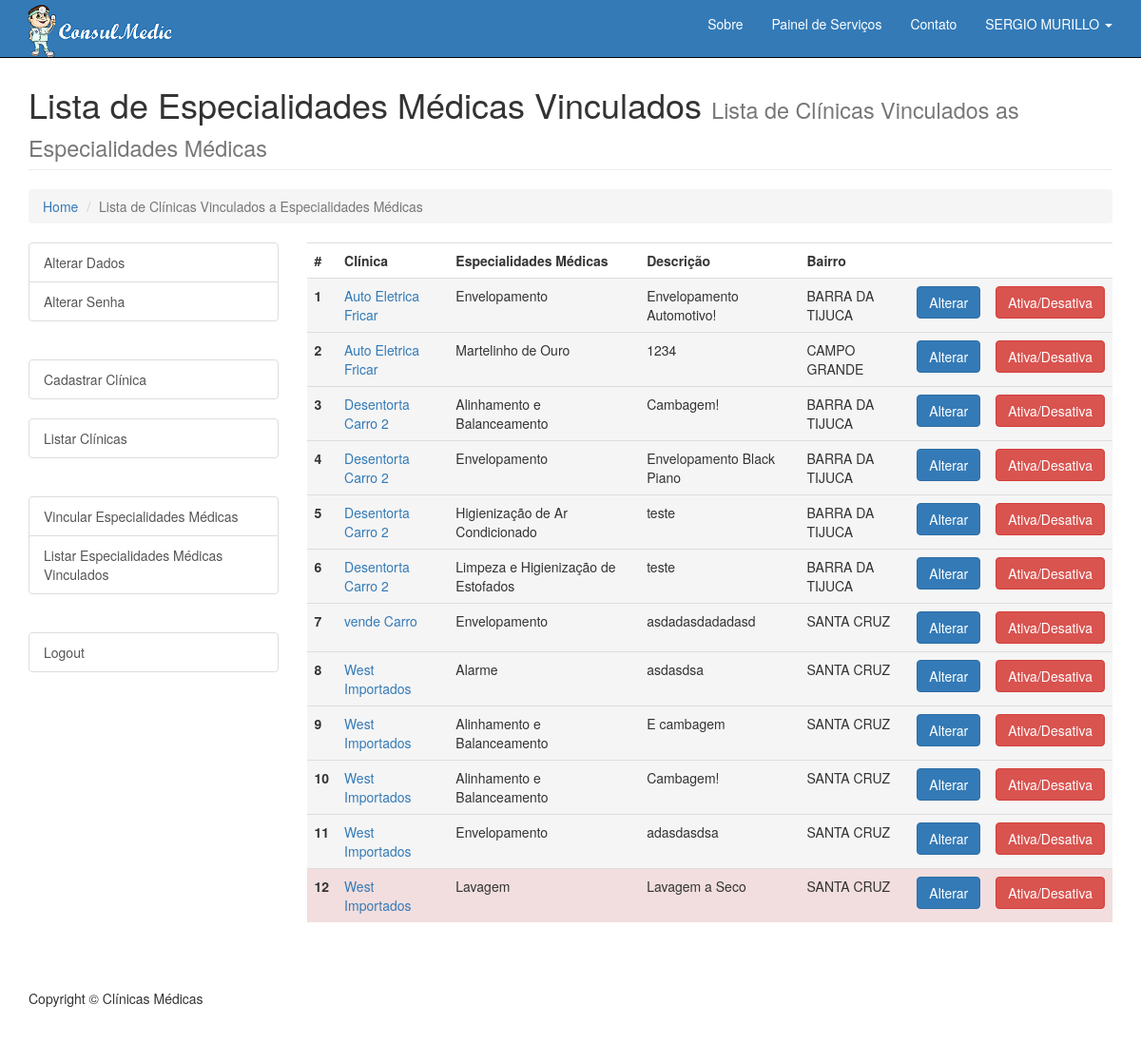
The page /listaServico.php (signed in) on the database its author committed.
### tables this page shows
CREATE TABLE IF NOT EXISTS `tb_serv_cli` (
  `idClientes` int(11) NOT NULL,
  `idServicos` int(11) NOT NULL,
  `descricao` varchar(255) NOT NULL,
  `estatus` varchar(1) DEFAULT NULL
);

CREATE TABLE IF NOT EXISTS `clientes` (
  `idCliente` int(11) NOT NULL AUTO_INCREMENT,
  `nomeCliente` varchar(55) NOT NULL,
  `endCliente` varchar(50) NOT NULL,
  `numCliente` int(4) NOT NULL,
  `bairroCliente` varchar(15) NOT NULL,
  `cepCliente` varchar(9) NOT NULL,
  `telCliente` varchar(10) NOT NULL,
  `celCliente` varchar(10) NOT NULL,
  `descCliente` varchar(255) NOT NULL,
  `estatus` varchar(1) NOT NULL,
  `idUsuario` int(11) NOT NULL,
  `image1` varchar(100) DEFAULT NULL,
  `image2` varchar(100) DEFAULT NULL,
  `image3` varchar(100) DEFAULT NULL,
  PRIMARY KEY (`idCliente`)
);

CREATE TABLE IF NOT EXISTS `servicos` (
  `idServico` int(11) NOT NULL AUTO_INCREMENT,
  `nomeServico` varchar(155) NOT NULL,
  `estatus` varchar(1) NOT NULL,
  PRIMARY KEY (`idServico`)
);

### class/classClinicaMedica.php (called while the page is built, shortened)
<?php
class classClinicaMedica{
    private $host = "localhost";
    private $dbname = "carrolista";
    private $user = "root";
    private $senha = "";
    function conecta(){
        $this->pdo = new PDO("mysql:host=$this->host;dbname=$this->dbname", "$this->user", "$this->senha");
    }
}
?>

### class/classServicos.php (the view, shortened to what this page needs)
<?php
class classServicos extends classCliente{
    function listaServicos($idUsuario){
        try{
            $listaServico = $this->pdo->prepare("SELECT c.nomeCliente,s.nomeServico,sc.descricao,c.bairroCliente,c.idCliente,s.idServico,sc.estatus,c.idCliente "
                    . "FROM clientes c INNER JOIN tb_serv_cli sc ON c.idCliente = sc.idClientes "
                    . "INNER JOIN servicos s ON sc.idServicos = s.idServico "
                    . "WHERE c.idUsuario = :idUsuario "
                    . "ORDER BY c.nomeCliente,s.nomeServico ");
            $listaServico->execute(array(
                ':idUsuario' =>$idUsuario
            ));
            $i=1;
            while ($servicos = $listaServico->fetch(PDO::FETCH_NUM)){
                $class = ($servicos[6] == 'A')? "class='active'":"class='danger'";
                echo "<tr $class><td><b>".$i++."</b></td>"
                        . "<td><a href='descCliente.php?cliente=".$servicos[7]."'>".$servicos[0]."</a></td>"
                        . "<td>".$servicos[1]."</td>"
                        . "<td>".$servicos[2]."</td>"
                        . "<td>".$servicos[3]."</td>"
                        . "<td><a href='altServico.php?cliente=".$servicos[4]."&servico=".$servicos[5]."' class='btn btn-primary'>Alterar</a></td>"
                        . "<td><a href='desativaServico.php?cliente=".$servicos[4]."&servico=".$servicos[5]."' class='btn btn-danger'>Ativa/Desativa</a></td>"
                        . "</tr>";
            }
        } catch (Exception $e) {
            echo 'Error: '. $e->getMessage();
        }
    }
}

### css/modern-business.css (style rules this page uses)
html, body { height: 100%; }
body { padding-top: 50px; }

### rows shown on the page
tb_serv_cli: idClientes.nomeCliente "Auto Eletrica Fricar", idServicos.nomeServico "Envelopamento", descricao "Envelopamento Automotivo!", idClientes.bairroCliente "BARRA DA TIJUCA"
tb_serv_cli: idClientes.nomeCliente "Auto Eletrica Fricar", idServicos.nomeServico "Martelinho de Ouro", descricao "1234", idClientes.bairroCliente "CAMPO GRANDE"
tb_serv_cli: idClientes.nomeCliente "Desentorta Carro 2", idServicos.nomeServico "Alinhamento e Balanceamento", descricao "Cambagem!", idClientes.bairroCliente "BARRA DA TIJUCA"
tb_serv_cli: idClientes.nomeCliente "Desentorta Carro 2", idServicos.nomeServico "Envelopamento", descricao "Envelopamento Black Piano", idClientes.bairroCliente "BARRA DA TIJUCA"
tb_serv_cli: idClientes.nomeCliente "Desentorta Carro 2", idServicos.nomeServico "Higienização de Ar Condicionado", descricao "teste", idClientes.bairroCliente "BARRA DA TIJUCA"
tb_serv_cli: idClientes.nomeCliente "Desentorta Carro 2", idServicos.nomeServico "Limpeza e Higienização de Estofados", descricao "teste", idClientes.bairroCliente "BARRA DA TIJUCA"
tb_serv_cli: idClientes.nomeCliente "vende Carro", idServicos.nomeServico "Envelopamento", descricao "asdadasdadadasd", idClientes.bairroCliente "SANTA CRUZ"
tb_serv_cli: idClientes.nomeCliente "West Importados", idServicos.nomeServico "Alarme", descricao "asdasdsa", idClientes.bairroCliente "SANTA CRUZ"
tb_serv_cli: idClientes.nomeCliente "West Importados", idServicos.nomeServico "Alinhamento e Balanceamento", descricao "E cambagem", idClientes.bairroCliente "SANTA CRUZ"
tb_serv_cli: idClientes.nomeCliente "West Importados", idServicos.nomeServico "Alinhamento e Balanceamento", descricao "Cambagem!", idClientes.bairroCliente "SANTA CRUZ"
tb_serv_cli: idClientes.nomeCliente "West Importados", idServicos.nomeServico "Envelopamento", descricao "adasdasdsa", idClientes.bairroCliente "SANTA CRUZ"
tb_serv_cli: idClientes.nomeCliente "West Importados", idServicos.nomeServico "Lavagem", descricao "Lavagem a Seco", idClientes.bairroCliente "SANTA CRUZ"

### other values the page prints
$usuario->getNome() "SERGIO MURILLO"
